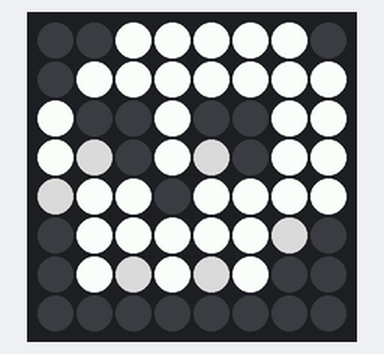
Bench run of a program on a simulated Raspberry Pi (BCM pin numbers) with a Sense HAT. Shown: the Sense HAT's 8×8 RGB LED matrix. At 0.0 s the program stops and its outputs stay as they are.

Above: at 0.1 s.

The program:

Skull.py
```python
from sense_hat import SenseHat
sh = SenseHat()
X = [255, 255, 255] # White
O = [0, 0, 0] # Blank
G = [145, 145, 145] #grey

Skull = [
O, O, X, X, X, X, X, O,
O, X, X, X, X, X, X, X,
X, O, O, X, O, O, X, X,
X, G, O, X, G, O, X, X,
G, X, X, O, X, X, X, X,
O, X, X, X, X, X, G, O,
O, X, G, X, G, X, O, O,
O, O, O, O, O, O, O, O
]
sh.set_pixels(Skull)
```
